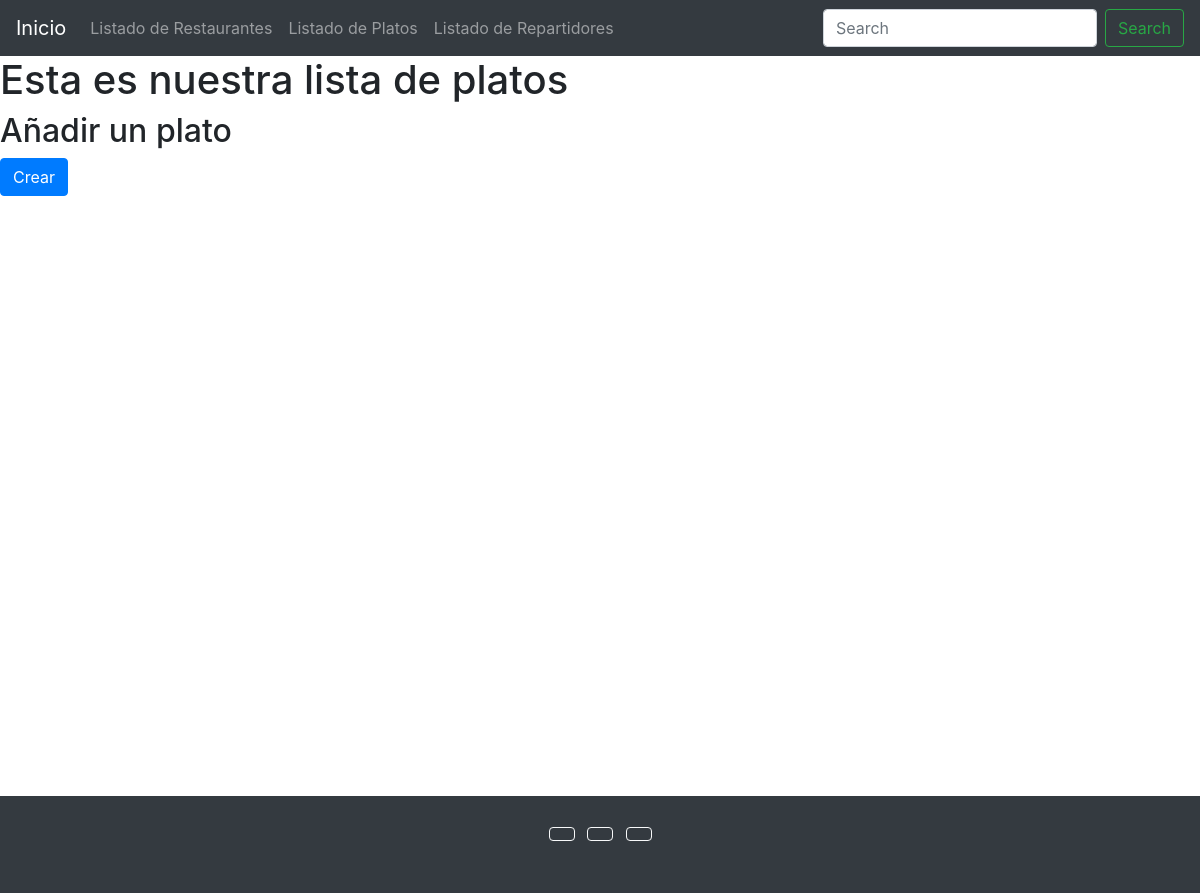
Page /platos/lista_platos/ on the earlier database version.
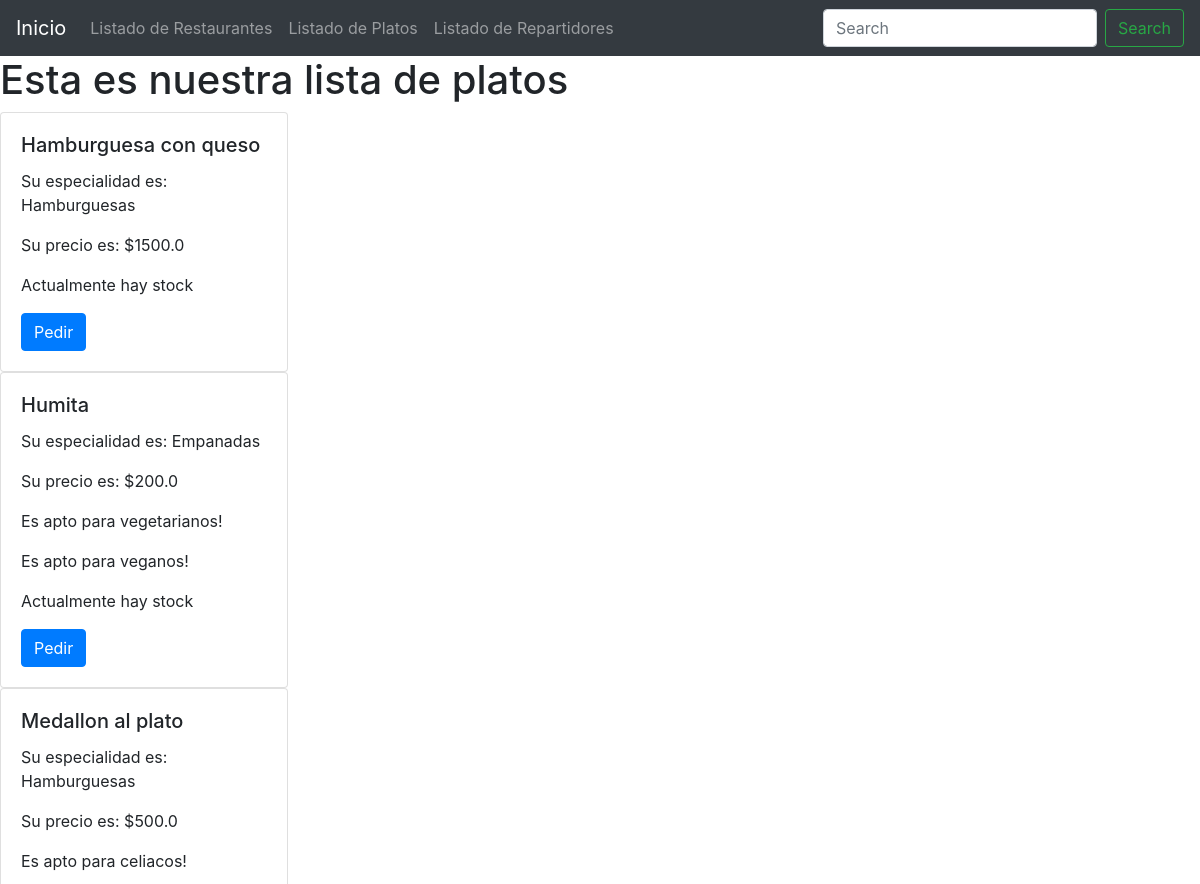
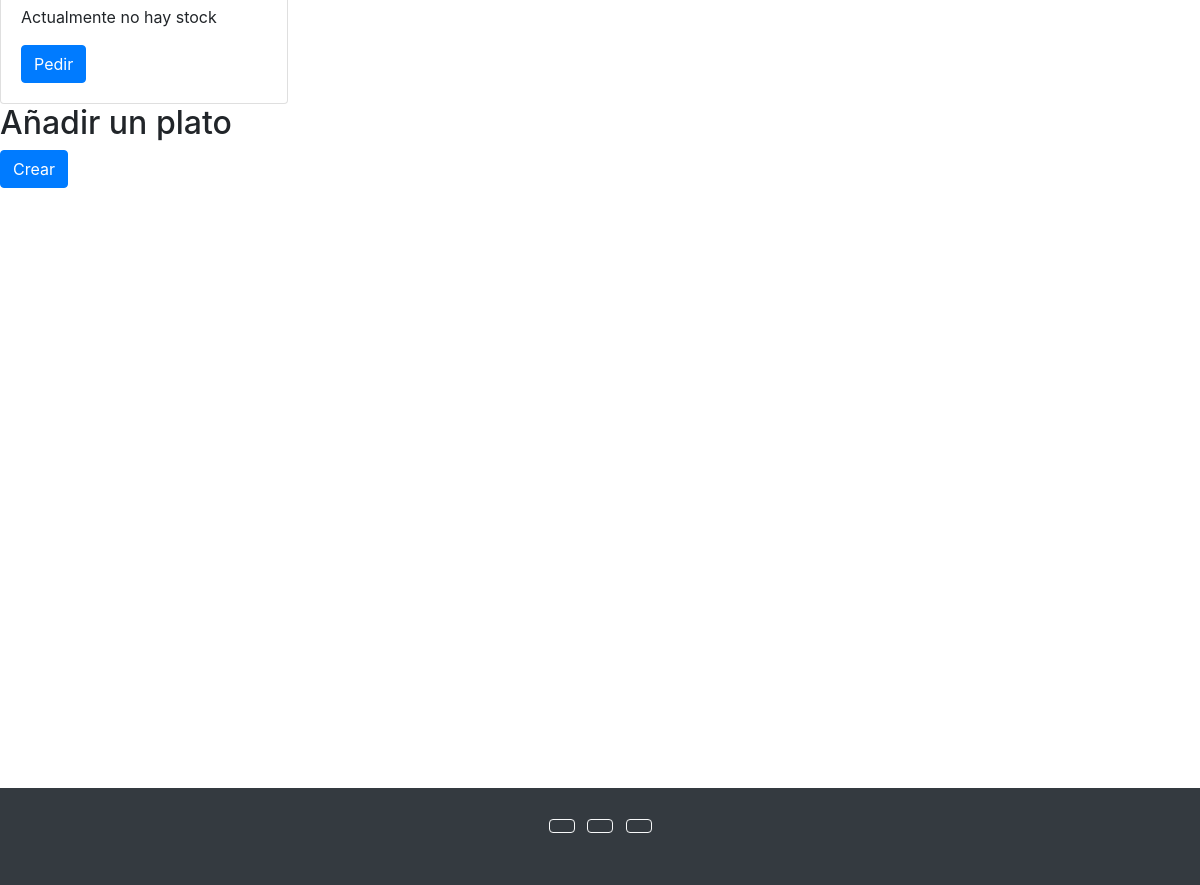
Same page on the later database version (2 pictures, top to bottom).
### platos/models.py (models this page shows, shortened)
class Platos(models.Model):
    nombre=models.CharField(max_length=50)
    especialidad=models.CharField(max_length=20)
    apto_vegano=models.BooleanField()
    apto_vegetariano=models.BooleanField()
    apto_celiaco=models.BooleanField()
    stock=models.BooleanField()
    precio=models.FloatField()

### platos/views.py (the view)
# urls.py: path('lista_platos/', lista_platos),
def lista_platos(request):
    if 'search' in request.GET:
        search = request.GET['search']
        plato = Platos.objects.filter(name__icontains=search)
    else:
        plato = Platos.objects.all()
    context = {
        'platos':plato,
    }
    return render(request, 'platos/lista_platos.html', context=context)

### templates/platos/lista_platos.html (shortened to what this page needs)
{% extends 'base.html' %}
{% block content %}
    <h1>Esta es nuestra lista de platos</h1>
    {% for plato in platos %}
        <div class="card" style="width: 18rem;">
            <div class="card-body">
            <h5 class="card-title">{{plato.nombre}}</h5>
            <p class="card-text">Su especialidad es: {{plato.especialidad}}</p>
            <p class="card-text">Su precio es: ${{plato.precio}}</p>
            {% if plato.apto_vegetariano == True %}
                <p>Es apto para vegetarianos!</p>
            {% else %}
                <p> </p>
            {% endif %}
            {% if plato.apto_vegano == True %}
                <p>Es apto para veganos!</p>
            {% else %}
                <p> </p>
            {% endif %}
            {% if plato.apto_celiaco == True %}
                <p>Es apto para celiacos!</p>
            {% else %}
                <p> </p>
            {% endif %}
            {% if plato.stock == True %}
                <p>Actualmente hay stock</p>
            {% else %}
                <p>Actualmente no hay stock</p>
            {% endif %}
            <a href="#" class="btn btn-primary">Pedir</a>
            </div>
        </div>
    {% endfor %}
    <h2>Añadir un plato </h2> <a href="/platos/crear_plato/" class="btn btn-primary">Crear</a>
{% endblock %}

### templates/base.html (shortened to what this page needs)
<!DOCTYPE html>
<html lang="en">
<head>
    <link rel="stylesheet" href="https://cdn.jsdelivr.net/npm/bootstrap@4.6.2/dist/css/bootstrap.min.css"
>
</head>
<body>
    <header>
        <nav class="navbar navbar-expand-lg navbar-dark bg-dark">
            <a class="navbar-brand" href="/">Inicio</a>
            <div class="collapse navbar-collapse" id="navbarSupportedContent">
                <ul class="navbar-nav mr-auto">
                    <li class="nav-item">
                        <a class="nav-link" href="/restaurantes/lista_restaurantes/">Listado de Restaurantes</a>
                    </li>
                    <li class="nav-item">
                        <a class="nav-link" href="/platos/lista_platos/">Listado de Platos</a>
                    </li>
                    <li class="nav-item">
                        <a class="nav-link" href="/repartidores/lista_repartidores/">Listado de Repartidores</a>
                    </li>
                </ul>
                <form class="form-inline my-2 my-lg-0">
                    <input class="form-control mr-sm-2" type="search" placeholder="Search" aria-label="Search">
                    <button class="btn btn-outline-success my-2 my-sm-0" type="submit">Search</button>
                </form>
            </div>
        </nav>
    </header>
    {% block content %}
    {% endblock %}
    <footer class="bg-dark text-center text-white" style="margin-top:600px;">
        <div class="container p-4">
        <section class="mb-4">
            <a class="btn btn-outline-light btn-floating m-1" href="#!" role="button"
            ></a>
            <a class="btn btn-outline-light btn-floating m-1" href="#!" role="button"
            ></a>
            <a class="btn btn-outline-light btn-floating m-1" href="#!" role="button"
            ></a>
</body>
</html>

Differences in the rows shown:
added Platos: nombre "Hamburguesa con queso", especialidad "Hamburguesas", precio "1500.0", stock "Actualmente hay stock"
added Platos: nombre "Humita", especialidad "Empanadas", precio "200.0", apto_vegetariano "Es apto para vegetarianos!", apto_vegano "Es apto para veganos!", stock "Actualmente hay stock"
added Platos: nombre "Medallon al plato", especialidad "Hamburguesas", precio "500.0", apto_celiaco "Es apto para celiacos!", stock "Actualmente no hay stock"
